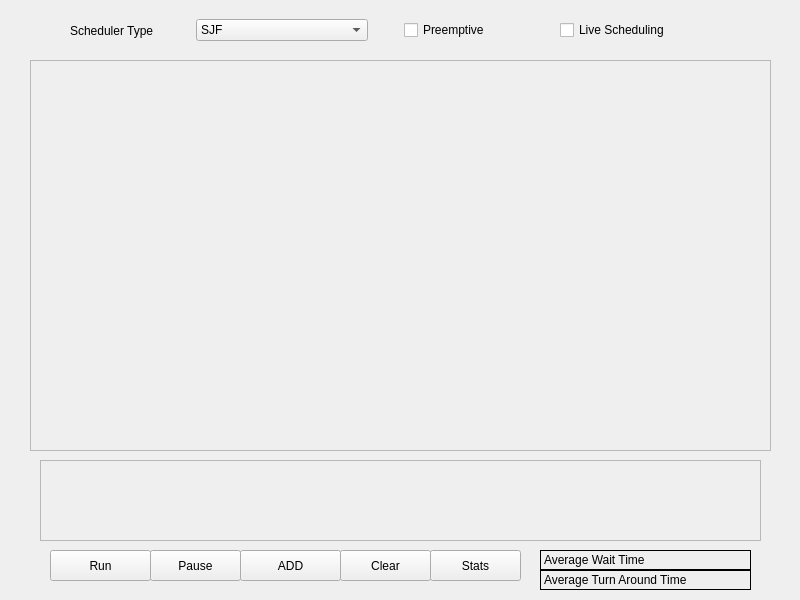
<?xml version="1.0" encoding="UTF-8"?>
<ui version="4.0">
 <class>MainWindow</class>
 <widget class="QMainWindow" name="MainWindow">
  <property name="geometry">
   <rect>
    <x>0</x>
    <y>0</y>
    <width>800</width>
    <height>600</height>
   </rect>
  </property>
  <property name="windowTitle">
   <string>MainWindow</string>
  </property>
  <widget class="QWidget" name="centralwidget">
   <widget class="QPushButton" name="pushButton">
    <property name="geometry">
     <rect>
      <x>240</x>
      <y>550</y>
      <width>101</width>
      <height>31</height>
     </rect>
    </property>
    <property name="text">
     <string>ADD</string>
    </property>
   </widget>
   <widget class="QPushButton" name="pushButton_2">
    <property name="geometry">
     <rect>
      <x>50</x>
      <y>550</y>
      <width>101</width>
      <height>31</height>
     </rect>
    </property>
    <property name="text">
     <string>Run</string>
    </property>
   </widget>
   <widget class="QWidget" name="horizontalLayoutWidget">
    <property name="geometry">
     <rect>
      <x>70</x>
      <y>10</y>
      <width>661</width>
      <height>41</height>
     </rect>
    </property>
    <layout class="QHBoxLayout" name="horizontalLayout">
     <item>
      <widget class="QLabel" name="label">
       <property name="maximumSize">
        <size>
         <width>120</width>
         <height>16777215</height>
        </size>
       </property>
       <property name="text">
        <string>Scheduler Type </string>
       </property>
      </widget>
     </item>
     <item>
      <widget class="QComboBox" name="comboBox">
       <property name="minimumSize">
        <size>
         <width>50</width>
         <height>0</height>
        </size>
       </property>
       <item>
        <property name="text">
         <string>SJF</string>
        </property>
       </item>
       <item>
        <property name="text">
         <string>Priority based</string>
        </property>
       </item>
       <item>
        <property name="text">
         <string>FCFS</string>
        </property>
       </item>
       <item>
        <property name="text">
         <string>Round Robin</string>
        </property>
       </item>
      </widget>
     </item>
     <item>
      <spacer name="horizontalSpacer">
       <property name="orientation">
        <enum>Qt::Horizontal</enum>
       </property>
       <property name="sizeType">
        <enum>QSizePolicy::Fixed</enum>
       </property>
       <property name="sizeHint" stdset="0">
        <size>
         <width>30</width>
         <height>20</height>
        </size>
       </property>
      </spacer>
     </item>
     <item>
      <widget class="QCheckBox" name="PreemptiveBool">
       <property name="maximumSize">
        <size>
         <width>150</width>
         <height>16777215</height>
        </size>
       </property>
       <property name="text">
        <string>Preemptive</string>
       </property>
      </widget>
     </item>
     <item>
      <widget class="QCheckBox" name="checkBox">
       <property name="text">
        <string>Live Scheduling</string>
       </property>
      </widget>
     </item>
    </layout>
   </widget>
   <widget class="QFrame" name="frame">
    <property name="geometry">
     <rect>
      <x>40</x>
      <y>460</y>
      <width>721</width>
      <height>81</height>
     </rect>
    </property>
    <property name="frameShape">
     <enum>QFrame::StyledPanel</enum>
    </property>
    <property name="frameShadow">
     <enum>QFrame::Raised</enum>
    </property>
    <widget class="QWidget" name="horizontalLayoutWidget_2">
     <property name="geometry">
      <rect>
       <x>10</x>
       <y>10</y>
       <width>701</width>
       <height>61</height>
      </rect>
     </property>
     <layout class="QHBoxLayout" name="horizontalLayout_2">
      <property name="sizeConstraint">
       <enum>QLayout::SetDefaultConstraint</enum>
      </property>
     </layout>
    </widget>
   </widget>
   <widget class="QFrame" name="frame_2">
    <property name="geometry">
     <rect>
      <x>30</x>
      <y>60</y>
      <width>741</width>
      <height>391</height>
     </rect>
    </property>
    <property name="frameShape">
     <enum>QFrame::StyledPanel</enum>
    </property>
    <property name="frameShadow">
     <enum>QFrame::Raised</enum>
    </property>
    <widget class="QWidget" name="formLayoutWidget">
     <property name="geometry">
      <rect>
       <x>10</x>
       <y>10</y>
       <width>721</width>
       <height>371</height>
      </rect>
     </property>
     <layout class="QFormLayout" name="formLayout"/>
    </widget>
   </widget>
   <widget class="QPushButton" name="clear">
    <property name="geometry">
     <rect>
      <x>340</x>
      <y>550</y>
      <width>91</width>
      <height>31</height>
     </rect>
    </property>
    <property name="text">
     <string>Clear</string>
    </property>
   </widget>
   <widget class="QPushButton" name="Stats">
    <property name="geometry">
     <rect>
      <x>430</x>
      <y>550</y>
      <width>91</width>
      <height>31</height>
     </rect>
    </property>
    <property name="text">
     <string>Stats</string>
    </property>
   </widget>
   <widget class="QLabel" name="waitLabel">
    <property name="geometry">
     <rect>
      <x>540</x>
      <y>550</y>
      <width>211</width>
      <height>20</height>
     </rect>
    </property>
    <property name="frameShape">
     <enum>QFrame::Box</enum>
    </property>
    <property name="text">
     <string>Average Wait Time</string>
    </property>
   </widget>
   <widget class="QLabel" name="turnLabel">
    <property name="geometry">
     <rect>
      <x>540</x>
      <y>570</y>
      <width>211</width>
      <height>20</height>
     </rect>
    </property>
    <property name="frameShape">
     <enum>QFrame::Box</enum>
    </property>
    <property name="text">
     <string>Average Turn Around Time </string>
    </property>
   </widget>
   <widget class="QPushButton" name="Pause">
    <property name="geometry">
     <rect>
      <x>150</x>
      <y>550</y>
      <width>91</width>
      <height>31</height>
     </rect>
    </property>
    <property name="text">
     <string>Pause</string>
    </property>
   </widget>
   <zorder>frame_2</zorder>
   <zorder>pushButton</zorder>
   <zorder>pushButton_2</zorder>
   <zorder>horizontalLayoutWidget</zorder>
   <zorder>frame</zorder>
   <zorder>clear</zorder>
   <zorder>Stats</zorder>
   <zorder>waitLabel</zorder>
   <zorder>turnLabel</zorder>
   <zorder>Pause</zorder>
  </widget>
 </widget>
 <resources/>
 <connections/>
</ui>
